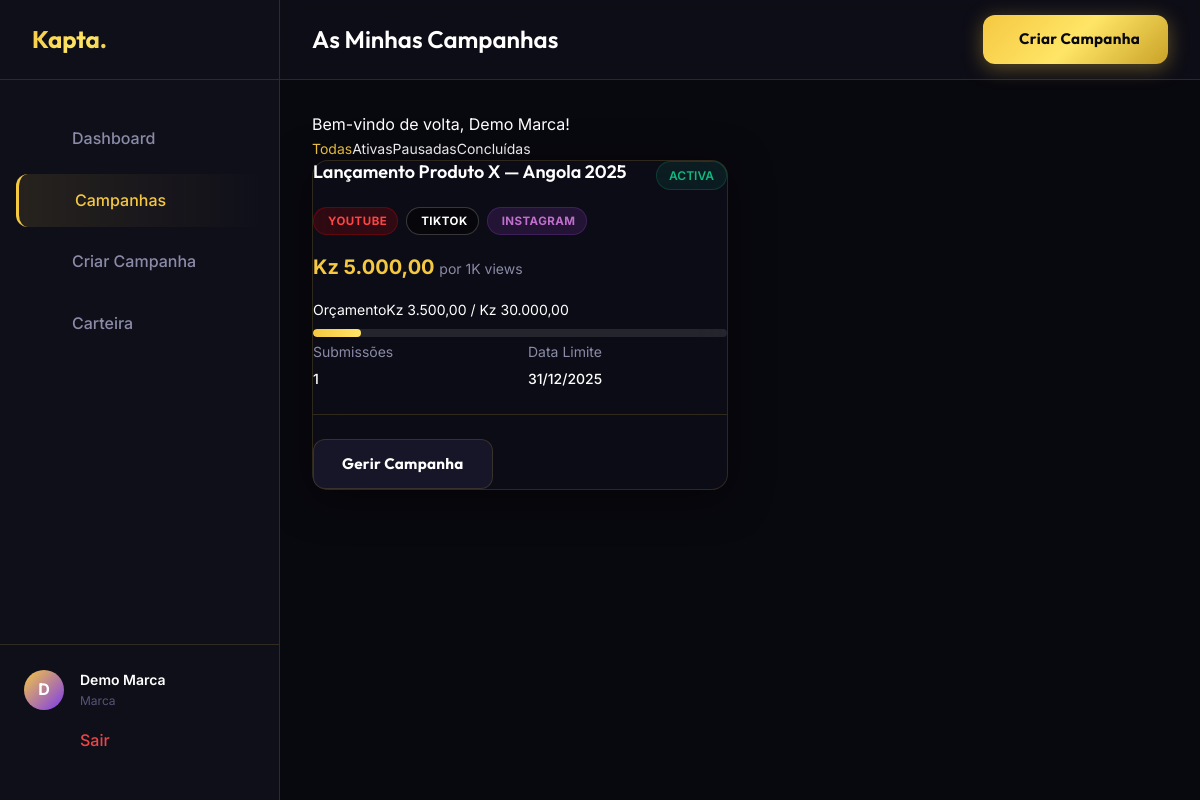
The app's page /brand/campaigns.php (signed in) with its own data.
### tables this page shows
CREATE TABLE `campaigns` (
  `id`             INT UNSIGNED NOT NULL AUTO_INCREMENT,
  `brand_id`       INT UNSIGNED NOT NULL,
  `title`          VARCHAR(255) NOT NULL,
  `description`    TEXT DEFAULT NULL,
  `requirements`   TEXT DEFAULT NULL,
  `category`       VARCHAR(80) NOT NULL DEFAULT 'Entretenimento',
  `platforms`      JSON DEFAULT NULL,
  `cpm_rate`       DECIMAL(15,2) NOT NULL DEFAULT 0.00,
  `budget`         DECIMAL(15,2) NOT NULL DEFAULT 0.00,
  `spent`          DECIMAL(15,2) NOT NULL DEFAULT 0.00,
  `status`         ENUM('draft','active','paused','completed') NOT NULL DEFAULT 'draft',
  `min_followers`  INT UNSIGNED NOT NULL DEFAULT 0,
  `deadline`       DATE DEFAULT NULL,
  `created_at`     DATETIME NOT NULL DEFAULT CURRENT_TIMESTAMP,
  `updated_at`     DATETIME NOT NULL DEFAULT CURRENT_TIMESTAMP ON UPDATE CURRENT_TIMESTAMP,
  PRIMARY KEY (`id`),
  KEY `idx_brand`  (`brand_id`),
  KEY `idx_status` (`status`),
  CONSTRAINT `fk_campaign_brand` FOREIGN KEY (`brand_id`) REFERENCES `users` (`id`) ON DELETE CASCADE
);

### includes/functions.php (called while the page is built, shortened)
<?php
function format_kz(float $amount): string {
    return 'Kz ' . number_format($amount, 2, ',', '.');
}
function current_user(): ?array {
    return $_SESSION['kapta_user'] ?? null;
}
function get_flash(): ?array {
    if (isset($_SESSION['flash'])) {
        $f = $_SESSION['flash'];
        return $f;
    }
    return null;
}

### brand/campaigns.php (the view, shortened to what this page needs)
<?php
require_once '../includes/functions.php';
$user = current_user();
$status_filter = isset($_GET['status']) ? $_GET['status'] : 'all';
$query = "
    SELECT c.*,
        (SELECT COUNT(*) FROM campaign_submissions WHERE campaign_id = c.id) as submissions_count
    FROM campaigns c
    WHERE c.brand_id = ?
";
$params = [$user['id']];
$query .= " ORDER BY c.created_at DESC";
$stmt = $pdo->prepare($query);
$stmt->execute($params);
$campaigns = $stmt->fetchAll();
include '../includes/header.php';
?>
<div class="dashboard-layout">
    <aside class="sidebar" id="sidebar">
        <div class="sidebar-header">
            <a href="dashboard.php" class="logo gradient-text">Kapta.</a>
        </div>
        <div class="sidebar-nav">
            <a href="dashboard.php" class="nav-item"><i class="ph ph-squares-four"></i> Dashboard</a>
            <a href="campaigns.php" class="nav-item active"><i class="ph ph-megaphone"></i> Campanhas</a>
            <a href="campaign-create.php" class="nav-item"><i class="ph ph-plus-circle"></i> Criar Campanha</a>
            <a href="wallet.php" class="nav-item"><i class="ph ph-wallet"></i> Carteira</a>
        </div>
        <div class="sidebar-footer">
            <div class="user-profile mb-4">
                <div class="user-avatar"><?php echo strtoupper(substr($user['name'], 0, 1)); ?></div>
                <div class="user-info">
                    <div class="user-name"><?php echo htmlspecialchars($user['name']); ?></div>
                    <div class="user-role">Marca</div>
                </div>
            </div>
            <a href="../auth/logout.php" class="nav-item" style="color: var(--accent-red);"><i class="ph ph-sign-out"></i> Sair</a>
        </div>
    </aside>
    <main class="main-content">
        <header class="topbar">
            <div class="flex items-center">
                <h1 class="topbar-title">As Minhas Campanhas</h1>
            </div>
            <div class="topbar-actions">
                <a href="campaign-create.php" class="btn btn-primary text-sm py-2"><i class="ph ph-plus"></i> Criar Campanha</a>
            </div>
        </header>
        <div class="content-wrapper">
            <?php $flash = get_flash(); if ($flash): ?>
                <div class="alert alert-<?php echo $flash['type']; ?> mb-6">
                    <?php echo $flash['message']; ?>
                </div>
            <?php endif; ?>
            <div class="flex justify-between items-center mb-6 flex-wrap gap-4">
                <div class="flex bg-dark-surface p-1 rounded-lg border border-dark-border">
                    <a href="?status=all" class="px-4 py-2 rounded-md text-sm <?php echo $status_filter === 'all' ? 'bg-white bg-opacity-10 text-gold' : 'text-secondary hover:text-white'; ?>">Todas</a>
                    <a href="?status=active" class="px-4 py-2 rounded-md text-sm <?php echo $status_filter === 'active' ? 'bg-white bg-opacity-10 text-gold' : 'text-secondary hover:text-white'; ?>">Ativas</a>
                    <a href="?status=paused" class="px-4 py-2 rounded-md text-sm <?php echo $status_filter === 'paused' ? 'bg-white bg-opacity-10 text-gold' : 'text-secondary hover:text-white'; ?>">Pausadas</a>
                    <a href="?status=completed" class="px-4 py-2 rounded-md text-sm <?php echo $status_filter === 'completed' ? 'bg-white bg-opacity-10 text-gold' : 'text-secondary hover:text-white'; ?>">Concluídas</a>
                </div>
            </div>
            <?php if (empty($campaigns)): ?>
                <div class="glass-card empty-state">
                    <div class="empty-state-icon"><i class="ph ph-megaphone"></i></div>
                    <h3 class="empty-state-title">Nenhuma campanha encontrada</h3>
                    <p class="empty-state-desc">Ainda não tem campanhas com este estado. Crie uma nova campanha para começar a trabalhar com creators.</p>
                    <a href="campaign-create.php" class="btn btn-primary">Criar Nova Campanha</a>
                </div>
            <?php else: ?>
                <div class="campaign-grid">
                    <?php foreach ($campaigns as $camp):
                        $platforms = json_decode($camp['platforms'], true) ?? [];
                        $progress = ($camp['budget'] > 0) ? min(100, ($camp['spent'] / $camp['budget']) * 100) : 0;
                    ?>
                        <div class="glass-card campaign-card p-5">
                            <div class="campaign-header">
                                <h3 class="campaign-title truncate pr-2" title="<?php echo htmlspecialchars($camp['title']); ?>">
                                    <?php echo htmlspecialchars($camp['title']); ?>
                                </h3>
                                <span class="status-badge <?php echo $camp['status']; ?> shrink-0">
                                    <?php
                                        if ($camp['status'] == 'active') echo 'Activa';
                                        elseif ($camp['status'] == 'paused') echo 'Pausada';
                                        elseif ($camp['status'] == 'completed') echo 'Concluída';
                                        else echo 'Rascunho';
                                    ?>
                                </span>
                            </div>
                            <div class="campaign-platforms">
                                <?php if (in_array('youtube', $platforms)): ?>
                                    <span class="badge badge-youtube"><i class="ph ph-youtube-logo"></i> YouTube</span>
                                <?php endif; ?>
                                <?php if (in_array('tiktok', $platforms)): ?>
                                    <span class="badge badge-tiktok"><i class="ph ph-tiktok-logo"></i> TikTok</span>
                                <?php endif; ?>
                                <?php if (in_array('instagram', $platforms)): ?>
                                    <span class="badge badge-instagram"><i class="ph ph-instagram-logo"></i> Instagram</span>
                                <?php endif; ?>
                            </div>
                            <div class="campaign-cpm mt-2">
                                <?php echo format_kz($camp['cpm_rate']); ?> <span>por 1K views</span>
                            </div>
                            <div class="mb-4">
                                <div class="flex justify-between text-sm mb-1">
                                    <span class="text-secondary">Orçamento</span>
                                    <span class="font-medium"><?php echo format_kz($camp['spent']); ?> / <?php echo format_kz($camp['budget']); ?></span>
                                </div>
                                <div class="progress-container">
                                    <div class="progress-bar" style="width: <?php echo $progress; ?>%"></div>
                                </div>
                            </div>
                            <div class="campaign-meta mt-2">
                                <div class="campaign-meta-item">
                                    <span>Submissões</span>
                                    <span class="campaign-meta-value"><i class="ph ph-video-camera text-gold mr-1"></i> <?php echo $camp['submissions_count']; ?></span>
                                </div>
                                <div class="campaign-meta-item">
                                    <span>Data Limite</span>
                                    <span class="campaign-meta-value"><i class="ph ph-calendar text-gold mr-1"></i> <?php echo date('d/m/Y', strtotime($camp['deadline'])); ?></span>
                                </div>
                            </div>
                            <div class="campaign-footer">
                                <a href="campaign-detail.php?id=<?php echo $camp['id']; ?>" class="btn btn-secondary w-full justify-center">Gerir Campanha</a>
                            </div>
                        </div>
                    <?php endforeach; ?>
                </div>
            <?php endif; ?>
        </div>
    </main>
</div>
<?php include '../includes/footer.php'; ?>

### assets/css/main.css (style rules this page uses)
*, *::before, *::after { box-sizing: border-box; margin: 0; padding: 0; }
html { scroll-behavior: smooth; font-size: 16px; overflow-x: hidden; }
body { font-family: 'Inter', -apple-system, BlinkMacSystemFont, sans-serif; background: var(--dark-bg); color: var(--text-primary); line-height: 1.6; min-height: 100vh; overflow-x: hidden; -webkit-font-smoothing: antialiased; }
a { color: inherit; text-decoration: none; }
:root { --gold-primary: #F5C842; --gold-light: #FFE566; --gold-dark: #C9A227; --gold-dim: rgba(245, 200, 66, 0.12); --dark-bg: #08080F; --dark-card: #0F0F1A; --dark-surface: #161628; --dark-elevated: #1C1C30; --dark-border: rgba(245, 200, 66, 0.15); --dark-divider: rgba(255, 255, 255, 0.06); --accent-purple: #7C3AED; --accent-green: #10B981; --accent-red: #EF4444; --accent-blue: #3B82F6; --accent-orange: #F97316; --text-primary: #FFFFFF; --text-secondary: #8B8BA8; --text-muted: #555575; --radius-sm: 8px; --radius-md: 12px; --radius-lg: 16px; --radius-xl: 24px; --radius-full: 9999px; --shadow-gold: 0 0 40px rgba(245, 200, 66, 0.25); --shadow-card: 0 8px 40px rgba(0, 0, 0, 0.5); --shadow-sm: 0 2px 8px rgba(0, 0, 0, 0.3); --transition: all 0.3s cubic-bezier(0.4, 0, 0.2, 1); --transition-fast: all 0.15s ease; }
h1, h2, h3, h4, h5, h6 { font-family: 'Outfit', sans-serif; font-weight: 700; line-height: 1.2; color: var(--text-primary); }
h1 { font-size: clamp(2rem, 5vw, 3.5rem); }
h3 { font-size: clamp(1.2rem, 2vw, 1.5rem); }
.text-gold { color: var(--gold-primary); }
.text-sm { font-size: 0.875rem; }
.gradient-text { background: linear-gradient(135deg, #F5C842 0%, #FFE566 40%, #C9A227 80%, #F5C842 100%); -webkit-background-clip: text; -webkit-text-fill-color: transparent; background-clip: text; background-size: 200% auto; animation: gradient-shift 4s ease infinite; }
.glass-card { background: rgba(15, 15, 26, 0.7); backdrop-filter: blur(20px); -webkit-backdrop-filter: blur(20px); border: 1px solid var(--dark-border); border-radius: var(--radius-lg); box-shadow: var(--shadow-card); min-width: 0; }
.btn { display: inline-flex; align-items: center; justify-content: center; gap: 8px; padding: 12px 28px; border-radius: var(--radius-md); font-family: 'Outfit', sans-serif; font-weight: 700; font-size: 0.95rem; letter-spacing: 0.02em; border: none; cursor: pointer; transition: var(--transition); white-space: nowrap; position: relative; overflow: hidden; text-decoration: none; }
.btn::before { content: ''; position: absolute; inset: 0; background: rgba(255,255,255,0); transition: var(--transition-fast); }
.btn-primary { background: linear-gradient(135deg, #F5C842 0%, #FFE566 50%, #C9A227 100%); color: #08080F; box-shadow: 0 4px 20px rgba(245, 200, 66, 0.35); }
.btn-secondary { background: var(--dark-surface); color: var(--text-primary); border: 1px solid var(--dark-border); }
.badge { display: inline-flex; align-items: center; gap: 4px; padding: 4px 10px; border-radius: var(--radius-full); font-size: 0.72rem; font-weight: 700; letter-spacing: 0.04em; text-transform: uppercase; }
.badge-youtube { background: rgba(255, 0, 0, 0.15); color: #FF4444; border: 1px solid rgba(255, 0, 0, 0.25); }
.badge-tiktok { background: rgba(0, 0, 0, 0.5); color: #fff; border: 1px solid rgba(255,255,255,0.2); }
.badge-instagram { background: rgba(131, 58, 180, 0.2); color: #C06FCB; border: 1px solid rgba(131,58,180,0.3); }
.progress-bar { height: 6px; background: var(--dark-surface); border-radius: var(--radius-full); overflow: hidden; }
.flex { display: flex; }
.flex-wrap { flex-wrap: wrap; }
.gap-4 { gap: 4px; }
.mb-4 { margin-bottom: 4px; }

### records on screen
campaigns: title "Lançamento Produto X — Angola 2025", status "ACTIVA", shows "YOUTUBE", shows "TIKTOK", shows "INSTAGRAM", cpm_rate "Kz 5.000,00", spent "Kz 3.500,00", budget "Kz 30.000,00", submissions_count "1", deadline "31/12/2025"

### other values on screen
substr($user['name'], 0, 1) "D"
$user['name'] "Demo Marca"
$flash['message'] "Bem-vindo de volta, Demo Marca!"
